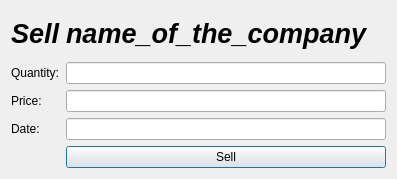
<?xml version="1.0" encoding="UTF-8"?>
<ui version="4.0">
 <class>sellstocks</class>
 <widget class="QDialog" name="sellstocks">
  <property name="geometry">
   <rect>
    <x>0</x>
    <y>0</y>
    <width>397</width>
    <height>179</height>
   </rect>
  </property>
  <property name="sizePolicy">
   <sizepolicy hsizetype="Fixed" vsizetype="Fixed">
    <horstretch>0</horstretch>
    <verstretch>0</verstretch>
   </sizepolicy>
  </property>
  <property name="windowTitle">
   <string>Dialog</string>
  </property>
  <layout class="QGridLayout" name="gridLayout">
   <item row="1" column="1">
    <widget class="QLineEdit" name="cQty"/>
   </item>
   <item row="1" column="0">
    <widget class="QLabel" name="label_2">
     <property name="text">
      <string>Quantity:</string>
     </property>
    </widget>
   </item>
   <item row="2" column="0">
    <widget class="QLabel" name="label_3">
     <property name="text">
      <string>Price:</string>
     </property>
    </widget>
   </item>
   <item row="3" column="0">
    <widget class="QLabel" name="label_4">
     <property name="text">
      <string>Date:</string>
     </property>
    </widget>
   </item>
   <item row="0" column="1">
    <widget class="QLabel" name="cName">
     <property name="maximumSize">
      <size>
       <width>16777215</width>
       <height>50</height>
      </size>
     </property>
     <property name="font">
      <font>
       <pointsize>20</pointsize>
       <italic>true</italic>
       <bold>true</bold>
      </font>
     </property>
     <property name="text">
      <string>name_of_the_company</string>
     </property>
    </widget>
   </item>
   <item row="3" column="1">
    <widget class="QLineEdit" name="cDate"/>
   </item>
   <item row="0" column="0">
    <widget class="QLabel" name="label">
     <property name="font">
      <font>
       <pointsize>20</pointsize>
       <italic>true</italic>
       <bold>true</bold>
      </font>
     </property>
     <property name="text">
      <string>Sell</string>
     </property>
    </widget>
   </item>
   <item row="2" column="1">
    <widget class="QLineEdit" name="cPrice"/>
   </item>
   <item row="4" column="1">
    <widget class="QPushButton" name="pushButton">
     <property name="text">
      <string>Sell</string>
     </property>
    </widget>
   </item>
  </layout>
 </widget>
 <resources/>
 <connections/>
</ui>
